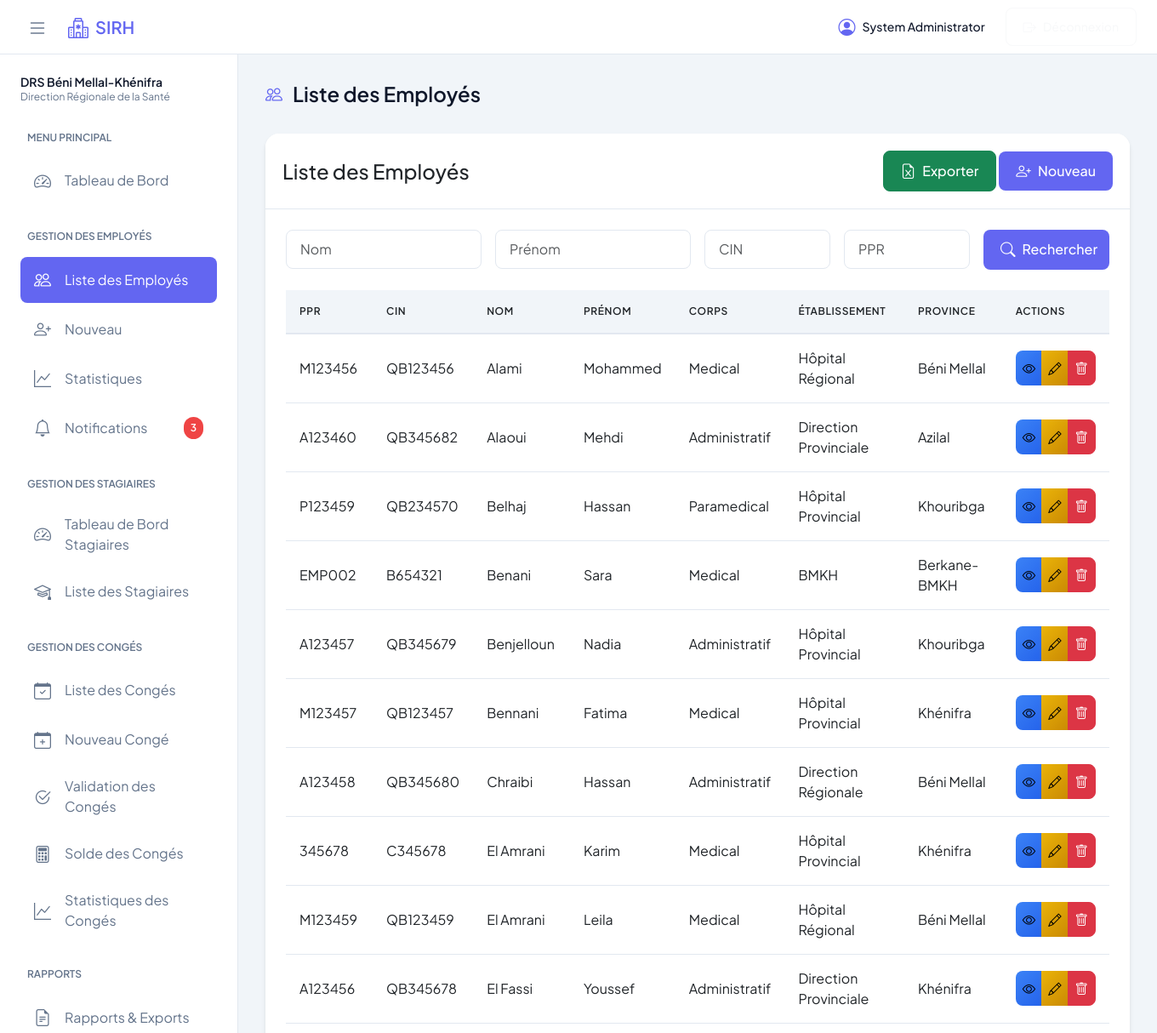
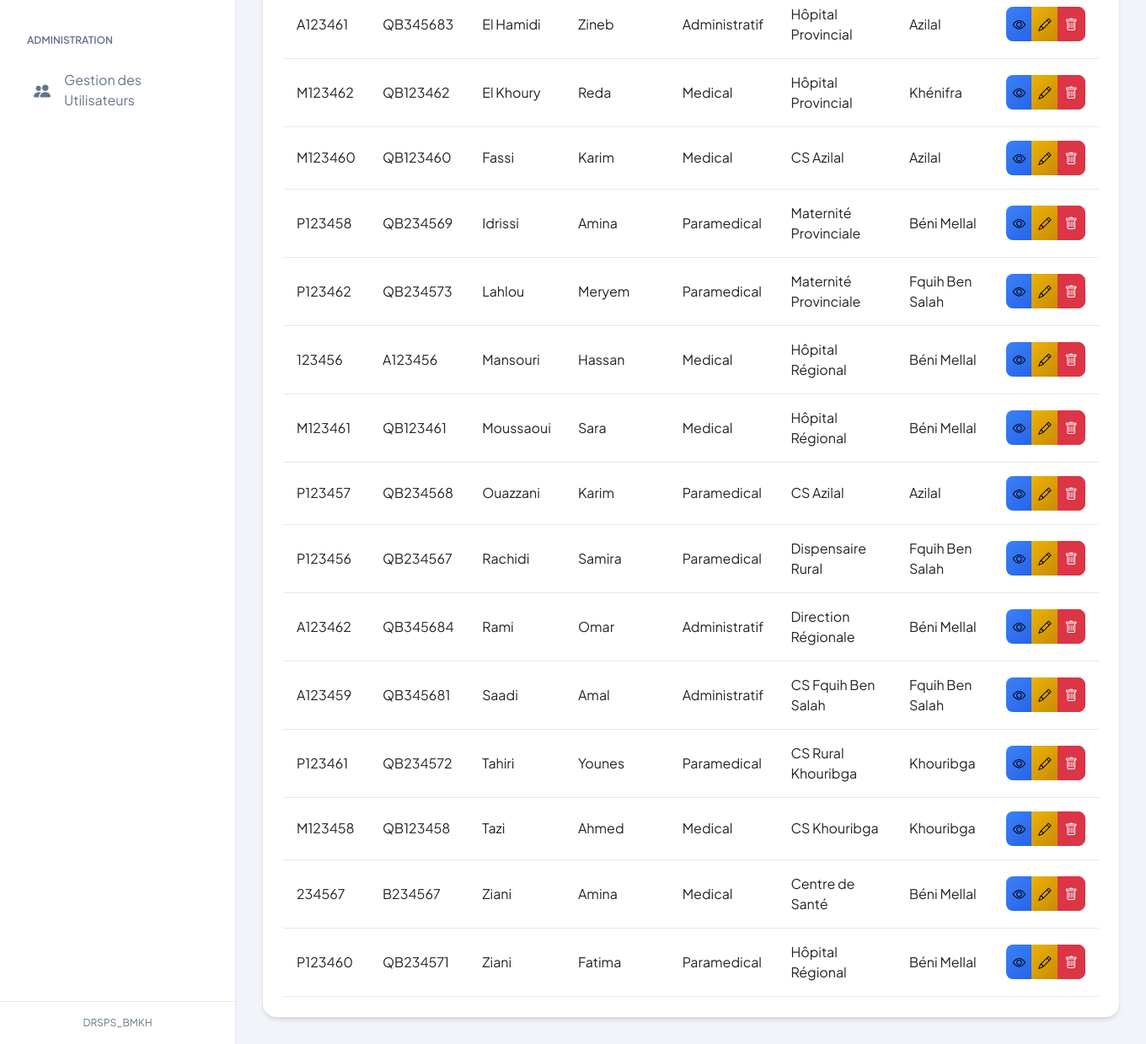
/index.php?action=index (signed in), run on the app's committed database (2 pictures, top to bottom).
### tables this page shows
CREATE TABLE `employees` (
  `employee_id` int(11) NOT NULL,
  `ppr` varchar(20) NOT NULL,
  `cin` varchar(20) NOT NULL,
  `nom` varchar(50) NOT NULL,
  `prenom` varchar(50) NOT NULL,
  `sex` enum('M','F') NOT NULL,
  `date_naissance` date NOT NULL,
  `corps` enum('medical','paramedical','administratif') NOT NULL,
  `specialite` varchar(100) DEFAULT NULL,
  `grade` varchar(100) NOT NULL,
  `date_recrutement` date NOT NULL,
  `date_prise_service` date NOT NULL,
  `province_etablissement` varchar(100) NOT NULL,
  `milieu_etablissement` enum('Urbain','Rural') NOT NULL,
  `categorie_etablissement` varchar(100) NOT NULL,
  `nom_etablissement` varchar(200) NOT NULL,
  `service_etablissement` varchar(100) DEFAULT NULL,
  `situation_familiale` enum('Célibataire','Marié(e)','Divorcé(e)','Veuf(ve)') NOT NULL,
  `address` text DEFAULT NULL,
  `phone` varchar(20) DEFAULT NULL,
  `created_at` timestamp NOT NULL DEFAULT current_timestamp(),
  `updated_at` timestamp NOT NULL DEFAULT current_timestamp() ON UPDATE current_timestamp(),
  `notification_read` tinyint(1) DEFAULT 0,
  `email` varchar(255) DEFAULT NULL,
  `password` varchar(255) DEFAULT NULL,
  `role` enum('user','admin','approver') DEFAULT 'user',
  `reset_token` varchar(255) DEFAULT NULL,
  `reset_token_expiry` datetime DEFAULT NULL,
  `remember_token` varchar(100) DEFAULT NULL,
  `token_expiry` datetime DEFAULT NULL,
  `last_login` datetime DEFAULT NULL
);

### models/Employee.php (called while the page is built, shortened)
<?php
class Employee {
    private $db;
    public function __construct() {
        try {
            global $db_config;
            $dsn = "mysql:host={$db_config['host']};dbname={$db_config['dbname']};charset=utf8";
            $this->db = new PDO($dsn, $db_config['username'], $db_config['password']);
            $this->db->setAttribute(PDO::ATTR_ERRMODE, PDO::ERRMODE_EXCEPTION);
        } catch (PDOException $e) {
            throw new Exception("Erreur de connexion à la base de données: " . $e->getMessage());
        }
    }
    public function search($params) {
        try {
            $values = [];
            $query = "SELECT * FROM employees";
            $query .= " ORDER BY nom, prenom";
            $stmt = $this->db->prepare($query);
            $stmt->execute($values);
            return $stmt->fetchAll(PDO::FETCH_ASSOC);
        } catch (PDOException $e) {
            error_log("Database error in search: " . $e->getMessage());
            return [];
        }
    }
}

### config/database.php (called while the page is built, shortened)
<?php
$db_config = [
    'host' => 'localhost',
    'dbname' => 'sirh_bmkh',
    'username' => 'root',
    'password' => ''
];
return $db_config;

### controllers/EmployeeController.php (called while the page is built, shortened)
<?php
require_once(__DIR__ . '/../models/Employee.php');
class EmployeeController {
    private $employee;
    public function __construct() {
        $this->employee = new Employee();
    }
    public function index() {
        $searchParams = [
            'nom' => isset($_GET['nom']) ? trim($_GET['nom']) : '',
            'prenom' => isset($_GET['prenom']) ? trim($_GET['prenom']) : '',
            'cin' => isset($_GET['cin']) ? trim($_GET['cin']) : '',
            'ppr' => isset($_GET['ppr']) ? trim($_GET['ppr']) : ''
        ];
        $GLOBALS['employees'] = $this->employee->search($searchParams);
    }
}

### views/employees/index.php (the view, shortened to what this page needs)
<div class="card">
    <div class="card-header d-flex justify-content-between align-items-center">
        <h4 class="mb-0">Liste des Employés</h4>
        <div>
            <button class="btn btn-success" onclick="exportToExcel()">
                <i class="bi bi-file-earmark-excel"></i> Exporter
            </button>
            <a href="index.php?action=create" class="btn btn-primary">
                <i class="bi bi-person-plus"></i> Nouveau
            </a>
        </div>
    </div>
    <div class="card-body">
        <form method="GET" action="index.php" class="mb-4">
            <div class="row g-3">
                <div class="col-md-3">
                    <input type="text" name="nom" class="form-control" placeholder="Nom"
                           value="<?php echo isset($_GET['nom']) ? htmlspecialchars($_GET['nom']) : ''; ?>">
                </div>
                <div class="col-md-3">
                    <input type="text" name="prenom" class="form-control" placeholder="Prénom"
                           value="<?php echo isset($_GET['prenom']) ? htmlspecialchars($_GET['prenom']) : ''; ?>">
                </div>
                <div class="col-md-2">
                    <input type="text" name="cin" class="form-control" placeholder="CIN"
                           value="<?php echo isset($_GET['cin']) ? htmlspecialchars($_GET['cin']) : ''; ?>">
                </div>
                <div class="col-md-2">
                    <input type="text" name="ppr" class="form-control" placeholder="PPR"
                           value="<?php echo isset($_GET['ppr']) ? htmlspecialchars($_GET['ppr']) : ''; ?>">
                </div>
                <div class="col-md-2">
                    <button type="submit" class="btn btn-primary w-100">
                        <i class="bi bi-search"></i> Rechercher
                    </button>
                </div>
            </div>
        </form>
        <div class="table-responsive">
            <table class="table table-hover">
                <thead>
                    <tr>
                        <th>PPR</th>
                        <th>CIN</th>
                        <th>Nom</th>
                        <th>Prénom</th>
                        <th>Corps</th>
                        <th>Établissement</th>
                        <th>Province</th>
                        <th>Actions</th>
                    </tr>
                </thead>
                <tbody>
                <?php if (empty($employees)): ?>
                    <tr>
                        <td colspan="8" class="text-center">Aucun employé trouvé</td>
                    </tr>
                <?php else: ?>
                    <?php foreach ($employees as $emp): ?>
                    <tr>
                        <td><?php echo htmlspecialchars($emp['ppr']); ?></td>
                        <td><?php echo htmlspecialchars($emp['cin']); ?></td>
                        <td><?php echo htmlspecialchars($emp['nom']); ?></td>
                        <td><?php echo htmlspecialchars($emp['prenom']); ?></td>
                        <td><?php echo ucfirst(htmlspecialchars($emp['corps'])); ?></td>
                        <td><?php echo htmlspecialchars($emp['nom_etablissement']); ?></td>
                        <td><?php echo htmlspecialchars($emp['province_etablissement']); ?></td>
                        <td>
                            <div class="btn-group">
                                <a href="index.php?action=view&id=<?php echo $emp['employee_id']; ?>"
                                   class="btn btn-sm btn-info" title="Voir">
                                    <i class="bi bi-eye"></i>
                                </a>
                                <a href="index.php?action=update&id=<?php echo $emp['employee_id']; ?>"
                                   class="btn btn-sm btn-warning" title="Modifier">
                                    <i class="bi bi-pencil"></i>
                                </a>
                                <button onclick="confirmDelete(<?php echo $emp['employee_id']; ?>, '<?php echo htmlspecialchars($emp['nom'] . ' ' . $emp['prenom']); ?>')"
                                        class="btn btn-sm btn-danger" title="Supprimer">
                                    <i class="bi bi-trash"></i>
                                </button>
                            </div>
                        </td>
                    </tr>
                    <?php endforeach; ?>
                <?php endif; ?>
                </tbody>
            </table>
        </div>
    </div>
</div>

### data on the page
employees: ppr "M123456", cin "QB123456", nom "Alami", prenom "Mohammed", corps "Medical", nom_etablissement "Hôpital Régional", province_etablissement "Béni Mellal"
employees: ppr "A123460", cin "QB345682", nom "Alaoui", prenom "Mehdi", corps "Administratif", nom_etablissement "Direction Provinciale", province_etablissement "Azilal"
employees: ppr "P123459", cin "QB234570", nom "Belhaj", prenom "Hassan", corps "Paramedical", nom_etablissement "Hôpital Provincial", province_etablissement "Khouribga"
employees: ppr "EMP002", cin "B654321", nom "Benani", prenom "Sara", corps "Medical", nom_etablissement "BMKH", province_etablissement "Berkane-BMKH"
employees: ppr "A123457", cin "QB345679", nom "Benjelloun", prenom "Nadia", corps "Administratif", nom_etablissement "Hôpital Provincial", province_etablissement "Khouribga"
employees: ppr "M123457", cin "QB123457", nom "Bennani", prenom "Fatima", corps "Medical", nom_etablissement "Hôpital Provincial", province_etablissement "Khénifra"
employees: ppr "A123458", cin "QB345680", nom "Chraibi", prenom "Hassan", corps "Administratif", nom_etablissement "Direction Régionale", province_etablissement "Béni Mellal"
employees: ppr "345678", cin "C345678", nom "El Amrani", prenom "Karim", corps "Medical", nom_etablissement "Hôpital Provincial", province_etablissement "Khénifra"
employees: ppr "M123459", cin "QB123459", nom "El Amrani", prenom "Leila", corps "Medical", nom_etablissement "Hôpital Régional", province_etablissement "Béni Mellal"
employees: ppr "A123456", cin "QB345678", nom "El Fassi", prenom "Youssef", corps "Administratif", nom_etablissement "Direction Provinciale", province_etablissement "Khénifra"
employees: ppr "A123461", cin "QB345683", nom "El Hamidi", prenom "Zineb", corps "Administratif", nom_etablissement "Hôpital Provincial", province_etablissement "Azilal"
employees: ppr "M123462", cin "QB123462", nom "El Khoury", prenom "Reda", corps "Medical", nom_etablissement "Hôpital Provincial", province_etablissement "Khénifra"
employees: ppr "M123460", cin "QB123460", nom "Fassi", prenom "Karim", corps "Medical", nom_etablissement "CS Azilal", province_etablissement "Azilal"
employees: ppr "P123458", cin "QB234569", nom "Idrissi", prenom "Amina", corps "Paramedical", nom_etablissement "Maternité Provinciale", province_etablissement "Béni Mellal"
employees: ppr "P123462", cin "QB234573", nom "Lahlou", prenom "Meryem", corps "Paramedical", nom_etablissement "Maternité Provinciale", province_etablissement "Fquih Ben Salah"
employees: ppr "123456", cin "A123456", nom "Mansouri", prenom "Hassan", corps "Medical", nom_etablissement "Hôpital Régional", province_etablissement "Béni Mellal"
employees: ppr "M123461", cin "QB123461", nom "Moussaoui", prenom "Sara", corps "Medical", nom_etablissement "Hôpital Régional", province_etablissement "Béni Mellal"
employees: ppr "P123457", cin "QB234568", nom "Ouazzani", prenom "Karim", corps "Paramedical", nom_etablissement "CS Azilal", province_etablissement "Azilal"
employees: ppr "P123456", cin "QB234567", nom "Rachidi", prenom "Samira", corps "Paramedical", nom_etablissement "Dispensaire Rural", province_etablissement "Fquih Ben Salah"
employees: ppr "A123462", cin "QB345684", nom "Rami", prenom "Omar", corps "Administratif", nom_etablissement "Direction Régionale", province_etablissement "Béni Mellal"
employees: ppr "A123459", cin "QB345681", nom "Saadi", prenom "Amal", corps "Administratif", nom_etablissement "CS Fquih Ben Salah", province_etablissement "Fquih Ben Salah"
employees: ppr "P123461", cin "QB234572", nom "Tahiri", prenom "Younes", corps "Paramedical", nom_etablissement "CS Rural Khouribga", province_etablissement "Khouribga"
employees: ppr "M123458", cin "QB123458", nom "Tazi", prenom "Ahmed", corps "Medical", nom_etablissement "CS Khouribga", province_etablissement "Khouribga"
employees: ppr "234567", cin "B234567", nom "Ziani", prenom "Amina", corps "Medical", nom_etablissement "Centre de Santé", province_etablissement "Béni Mellal"
employees: ppr "P123460", cin "QB234571", nom "Ziani", prenom "Fatima", corps "Paramedical", nom_etablissement "Hôpital Régional", province_etablissement "Béni Mellal"

### other printed values
$_SESSION['user']['first_name'] . ' ' . $_SESSION['user']['last_name'] "System Administrator"
$pendingNotifications "3"
$title "Liste des Employés"
